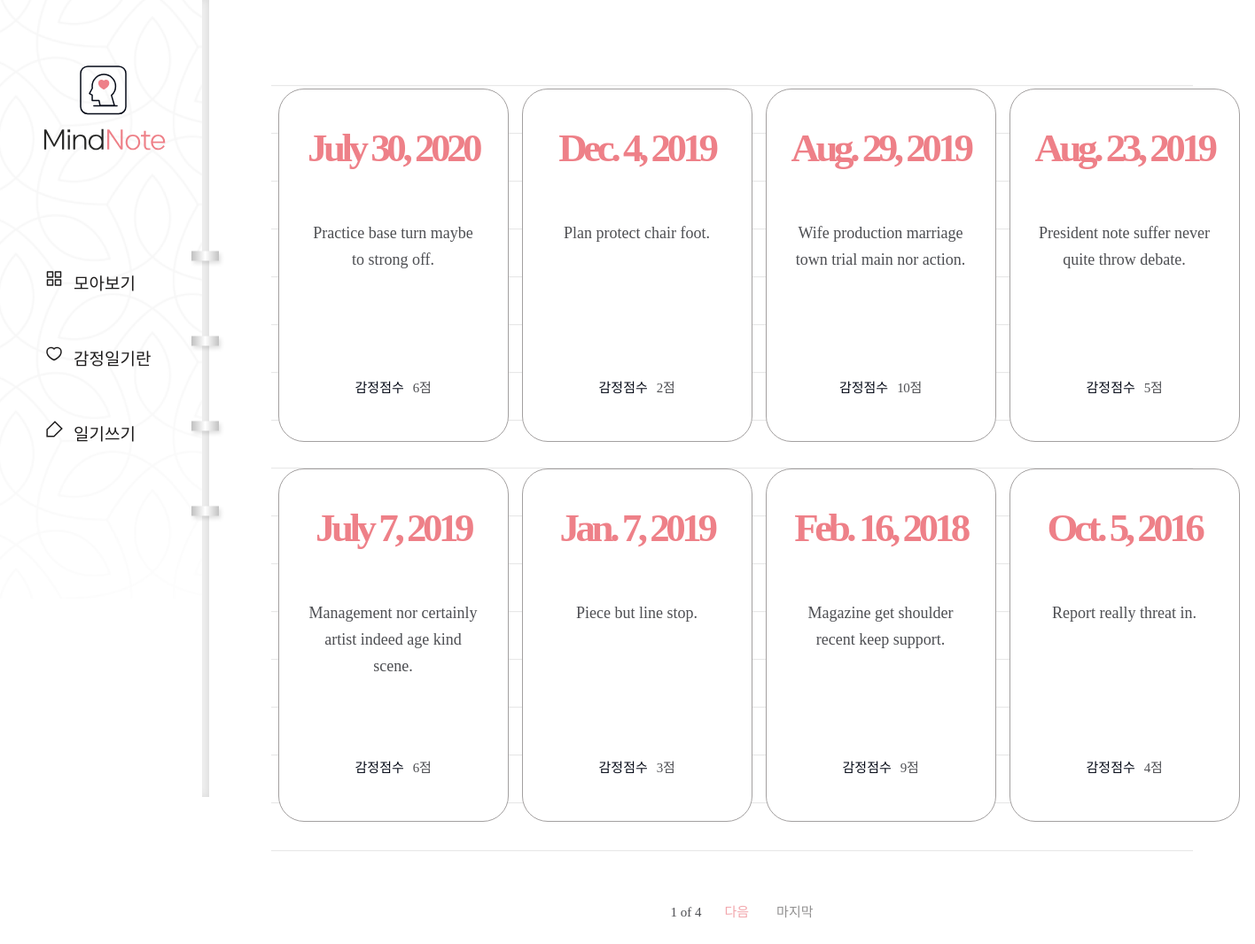
Screenshot of /diary/ with the database file from the repository.
### diary/models.py (models this page shows, shortened)
class Page(models.Model):
    title = models.CharField(max_length=100, validators=[validate_no_hash])
    content = models.TextField(validators=[validate_no_hash])
    feeling = models.CharField(max_length=80, validators=[validate_no_hash, validate_no_numbers])
    score = models.IntegerField(validators=[validate_score])
    dt_created = models.DateField()

### diary/views.py (the view)
# urls.py: path('diary/', views.PageListView.as_view(), name='page-list'),
class PageListView(ListView):
    model = Page
    ordering = ['-dt_created']
    paginate_by = 8

### diary/templates/diary/page_list.html (shortened to what this page needs)
{% extends './base.html' %}
{% block content %}
    {% if page_obj.object_list %}
    <div class="wrap-note">
        <div class="note">
            <div class="note-list">
                <ul>
                    {% for obj in page_obj.object_list %}
                    <li>
                        <a href="{% url 'page-detail' obj.id %}">
                            <div class="date">
                                <span>{{obj.dt_created}}</span>
                            </div>
                            <h2>{{obj.title}}</h2>
                            <div class="score">
                                <p>감정점수</p>
                                <span>{{obj.score}}점</span>
                            </div>
                        </a>
                    </li>
                    {% endfor %}
                </ul>
            </div>
                <div class="paging">
                    <span class="page">
                        <p>{{page_obj.number}} of {{page_obj.paginator.num_pages}}</p>
                    </span>
                    {% if page_obj.has_next %}
                        <a href="?page={{page_obj.next_page_number}}" class="next">다음</a>
                        <a href="?page={{page_obj.paginator.num_pages}}" class="last">마지막</a>
                    {% endif %}
                </div>
        </div>
    </div>
    {% endif %}
{% endblock content %}

### diary/static/diary/css/styles.css (style rules this page uses)
h1,h2,h3,p,a,ul,li { margin: 0; padding: 0; font-family: 'NanumSquare'; list-style: none; text-decoration: none; outline: none; }
html { position: relative; min-height: 100%; margin: 0; }
body { margin: 0; padding: 0; -webkit-font-smoothing: antialiased; -moz-osx-font-smoothing: auto; }
.wrap-note .note { padding-left: 236px; padding-top: 50px; padding-bottom: 200px; }
.note-list { margin: 0 70px; padding-top: 50px; background: url(../image/note-bg.svg) repeat-x center/1535px 974px; }
.note-list ul { overflow: hidden; width: 1100px; margin: 0 auto; padding-bottom: 50px; }
.note-list ul li { float: left; width: 25%; padding-bottom: 30px; }
.note-list ul li a { display: block; width: 258px; height: 397px; margin: 0 auto; background: #fff; border: solid 1px #a3a0a0; border-radius: 29px; }
.note-list ul li a .date { margin-top: 40px; margin-bottom: 55px; text-align: center; }
.note-list ul li a .date span { display: block; font-family: 'NanumSquare'; color: #ee8088; font-weight: 700; font-size: 45px; letter-spacing: -4.47px; }
.note-list ul li a h2 { width: 196px; height: 150px; margin: 0 auto; font-family: 'NanumBarunpen'; color: #4e4f53; font-weight: normal; font-size: 18px; line-height: 1.67; text-align: center; }
.note-list ul li a .score { margin-top: 28px; text-align: center; }
.note-list ul li a .score p { display: inline-block; font-family: 'NanumSquare'; color: #060b18; font-size: 15px; }
.note-list ul li a .score span { padding-left: 6px; font-family: 'NanumBarunpen'; color: #4e4f53; font-size: 15px; letter-spacing: -0.29px; }
.paging { margin-top: 10px; text-align: center; }
.paging a { display: inline-block; font-family: 'NanumSquare'; font-size: 15px; }
.paging .first,.paging .last { color: #929191; }
.paging .last { margin-left: 27px; }
.paging .prev,.paging .next { color: #f2a6ac; }
.paging span { display: inline-block; }
.paging span p { margin: 0 22px; font-family: 'NanumSquare'; color: #4e4f53; font-size: 15px; }

### rows the page displays
Page: dt_created "July 30, 2020", title "Practice base turn maybe to strong off.", score "6"
Page: dt_created "Dec. 4, 2019", title "Plan protect chair foot.", score "2"
Page: dt_created "Aug. 29, 2019", title "Wife production marriage town trial main nor action.", score "10"
Page: dt_created "Aug. 23, 2019", title "President note suffer never quite throw debate.", score "5"
Page: dt_created "July 7, 2019", title "Management nor certainly artist indeed age kind scene.", score "6"
Page: dt_created "Jan. 7, 2019", title "Piece but line stop.", score "3"
Page: dt_created "Feb. 16, 2018", title "Magazine get shoulder recent keep support.", score "9"
Page: dt_created "Oct. 5, 2016", title "Report really threat in.", score "4"

### other values shown
{{ page_obj.number }} "1"
{{ page_obj.paginator.num_pages }} "4"
